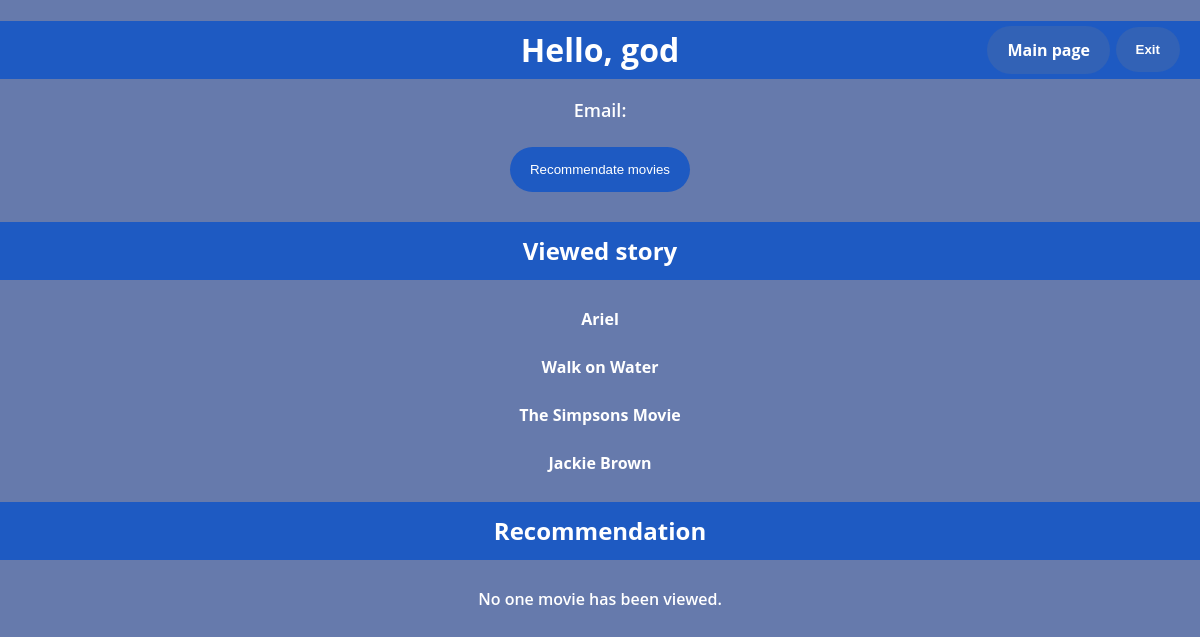
/user_profile/ (signed in), run on an earlier commit of the app's database.
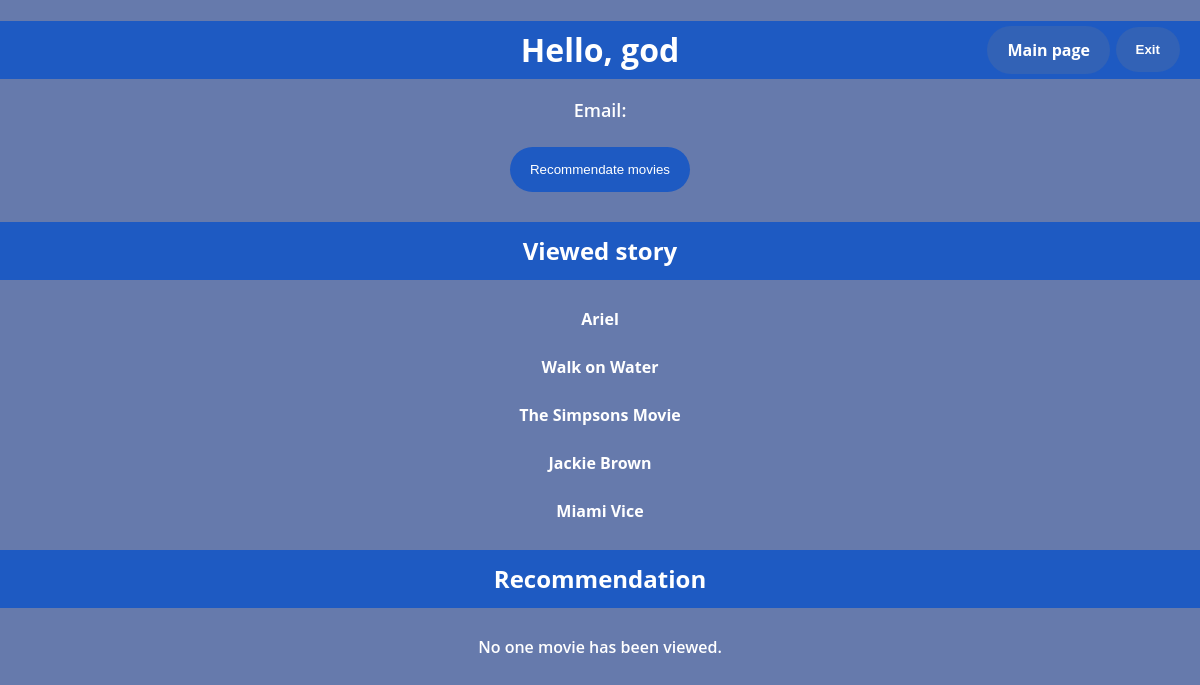
And on a later commit of the database.
### movies/models.py (models this page shows, shortened)
class WatchedMovie(models.Model):
    user = models.ForeignKey(User, on_delete=models.CASCADE)
    movie = models.ForeignKey(Movie, on_delete=models.CASCADE)
    rating = models.IntegerField(default=3)

class Movie(models.Model):
    title = models.CharField(max_length=200)
    slug_title = models.SlugField(unique=True, db_index=True)
    overview = models.TextField()
    keywords = models.TextField()
    production_companies = models.TextField()
    production_countries = models.TextField()
    original_language = models.CharField(max_length=20)
    genres = models.CharField(max_length=200)
    runtime= models.FloatField()
    budget = models.IntegerField()
    rating = models.FloatField()

### movies/views.py (the view)
# urls.py: path('user_profile/', views.user_profile, name='user_profile'),
@login_required
def user_profile(request):
    user = request.user
    watched_movies = WatchedMovie.objects.filter(user=user)
    return render(request, 'movies/user_profile.html', {'user': user, 'watched_movies': watched_movies})

### movies/templates/movies/user_profile.html (shortened to what this page needs)
{% load static %}
<!DOCTYPE html>
<html>
<head>
    <link rel="stylesheet" href="{% static 'css/myAccount.css'%}" type="text/css">
</head>
<body>
    <h1>Hello, {{user.username}}</h1>
    <p>Email: {{ user.email }}</p>
    <form method="post" action="{% url 'logout' %}">
        <button type="submit" class="exit-btn">Exit</button>
    </form>
    <a href="{% url 'movie_list' %}" class="main-page-link">Main page</a>
    <form method="post" action="{% url 'run_server_script' %}">
    <button type="submit">Recommendate movies</button>
    </form>
<h2>Viewed story</h2>
<ul class="viewed-movies-list">
    {% for watched_movie in watched_movies %}
        <li><a href="{% url 'movie_detail' watched_movie.movie.id %}">{{ watched_movie.movie.title }}</a></li>
    {% empty %}
        <li>No one movie has been viewed.</li>
    {% endfor %}
</ul>
<h2>Recommendation</h2>
<ul>
    {% for movie in recommended_movies %}
        <li><a href="{% url 'movie_detail' movie.id %}">{{ movie.title }}</a></li>
    {% empty %}
    <li>No one movie has been viewed.</li>
    {% endfor %}
</ul>
</body>
</html>

What changed in the data, as far as the page shows it:
added WatchedMovie: movie "Miami Vice"
